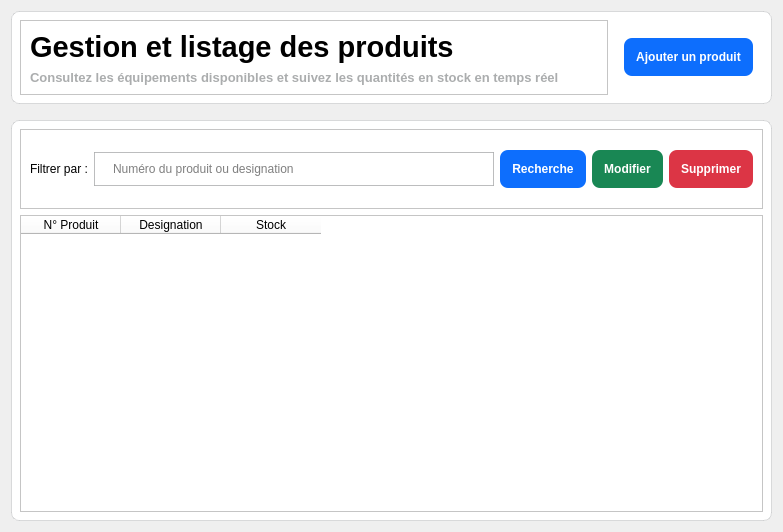
<?xml version="1.0" encoding="UTF-8"?>
<ui version="4.0">
 <class>ProductWidget</class>
 <widget class="QWidget" name="ProductWidget">
  <property name="geometry">
   <rect>
    <x>0</x>
    <y>0</y>
    <width>783</width>
    <height>532</height>
   </rect>
  </property>
  <property name="windowTitle">
   <string>Form</string>
  </property>
  <property name="styleSheet">
   <string notr="true">
#middle{
border-radius : 8px;
border : 1px solid rgba(171, 173, 174, 40%); 
background-color : #fff;
}
#description{
color : #abadae;
font-size : 10pt;
font-weight : 500;
}


#searchBar{
	background-color: rgb(255, 255, 255);
border-radius : 8px;
padding : 50px;
border : 1px solid rgba(171, 173, 174, 40%);

}
 #pageName , #add {
font-weight : bold;
background : transparent;
}
QPushButton , QComboBox{
padding : 8px 16px;
}




</string>
  </property>
  <layout class="QVBoxLayout" name="verticalLayout">
   <property name="spacing">
    <number>16</number>
   </property>
   <item>
    <widget class="QWidget" name="searchBar" native="true">
     <property name="sizePolicy">
      <sizepolicy hsizetype="Preferred" vsizetype="Preferred">
       <horstretch>0</horstretch>
       <verstretch>0</verstretch>
      </sizepolicy>
     </property>
     <property name="styleSheet">
      <string notr="true"/>
     </property>
     <layout class="QHBoxLayout" name="horizontalLayout">
      <item>
       <widget class="QFrame" name="frame_2">
        <property name="styleSheet">
         <string notr="true">background-color: rgb(255, 255, 255);</string>
        </property>
        <property name="frameShape">
         <enum>QFrame::Shape::StyledPanel</enum>
        </property>
        <property name="frameShadow">
         <enum>QFrame::Shadow::Raised</enum>
        </property>
        <layout class="QVBoxLayout" name="verticalLayout_3">
         <item>
          <widget class="QLabel" name="pageName">
           <property name="sizePolicy">
            <sizepolicy hsizetype="Expanding" vsizetype="Preferred">
             <horstretch>0</horstretch>
             <verstretch>0</verstretch>
            </sizepolicy>
           </property>
           <property name="font">
            <font>
             <pointsize>22</pointsize>
             <bold>true</bold>
            </font>
           </property>
           <property name="styleSheet">
            <string notr="true"/>
           </property>
           <property name="text">
            <string>Gestion et listage des produits</string>
           </property>
          </widget>
         </item>
         <item>
          <widget class="QLabel" name="description">
           <property name="text">
            <string>Consultez les équipements disponibles et suivez les quantités en stock en temps réel</string>
           </property>
          </widget>
         </item>
        </layout>
       </widget>
      </item>
      <item>
       <widget class="QFrame" name="add">
        <property name="sizePolicy">
         <sizepolicy hsizetype="Minimum" vsizetype="Minimum">
          <horstretch>0</horstretch>
          <verstretch>0</verstretch>
         </sizepolicy>
        </property>
        <property name="styleSheet">
         <string notr="true"/>
        </property>
        <property name="frameShape">
         <enum>QFrame::Shape::StyledPanel</enum>
        </property>
        <property name="frameShadow">
         <enum>QFrame::Shadow::Raised</enum>
        </property>
        <layout class="QHBoxLayout" name="horizontalLayout_2">
         <item>
          <widget class="QPushButton" name="btnAdd">
           <property name="styleSheet">
            <string notr="true">QPushButton { background-color : #0d6efd;
color : #ffffff;
border : none;
border-radius : 8px;
font : bold;
padding : 12px; }
QPushButton:hover { background-color : #0b5ed7; }
QPushButton:pressed { background-color : #0a58ca; }</string>
           </property>
           <property name="text">
            <string>Ajouter un produit</string>
           </property>
           <property name="icon">
            <iconset>
             <normaloff>:/icons/add.png</normaloff>:/icons/add.png</iconset>
           </property>
           <property name="iconSize">
            <size>
             <width>17</width>
             <height>17</height>
            </size>
           </property>
          </widget>
         </item>
        </layout>
       </widget>
      </item>
     </layout>
    </widget>
   </item>
   <item>
    <widget class="QWidget" name="middle" native="true">
     <property name="styleSheet">
      <string notr="true">background-color: rgb(255, 255, 255);</string>
     </property>
     <layout class="QVBoxLayout" name="verticalLayout_2">
      <item>
       <widget class="QFrame" name="frame">
        <property name="styleSheet">
         <string notr="true"/>
        </property>
        <property name="frameShape">
         <enum>QFrame::Shape::StyledPanel</enum>
        </property>
        <property name="frameShadow">
         <enum>QFrame::Shadow::Raised</enum>
        </property>
        <layout class="QHBoxLayout" name="horizontalLayout_5">
         <property name="topMargin">
          <number>20</number>
         </property>
         <property name="bottomMargin">
          <number>20</number>
         </property>
         <item>
          <widget class="QLabel" name="label_2">
           <property name="text">
            <string>Filtrer par :</string>
           </property>
          </widget>
         </item>
         <item>
          <widget class="QLineEdit" name="searchInput">
           <property name="styleSheet">
            <string notr="true">padding : 8px 16px;
border : 1px solid rgba(171, 173, 174, 80%); background-color : #fff;</string>
           </property>
           <property name="placeholderText">
            <string>Numéro du produit ou designation</string>
           </property>
          </widget>
         </item>
         <item>
          <widget class="QPushButton" name="btnSearch">
           <property name="styleSheet">
            <string notr="true">QPushButton { background-color : #0d6efd;
color : #ffffff;
border : none;
border-radius : 8px;
font : bold;
padding : 12px; }
QPushButton:hover { background-color : #0b5ed7; }
QPushButton:pressed { background-color : #0a58ca; }</string>
           </property>
           <property name="text">
            <string>Recherche</string>
           </property>
           <property name="icon">
            <iconset>
             <normaloff>:/icons/search.png</normaloff>:/icons/search.png</iconset>
           </property>
           <property name="iconSize">
            <size>
             <width>17</width>
             <height>17</height>
            </size>
           </property>
          </widget>
         </item>
         <item>
          <widget class="QPushButton" name="btnEdit">
           <property name="styleSheet">
            <string notr="true">QPushButton { background-color : #198754;
color : #ffffff;
border : none;
border-radius : 8px;
font : bold;
padding : 12px; }
QPushButton:hover { background-color : #157347; }
QPushButton:pressed { background-color : #146c43; }</string>
           </property>
           <property name="text">
            <string>Modifier</string>
           </property>
           <property name="icon">
            <iconset>
             <normaloff>:/icons/edit.png</normaloff>:/icons/edit.png</iconset>
           </property>
           <property name="iconSize">
            <size>
             <width>17</width>
             <height>17</height>
            </size>
           </property>
          </widget>
         </item>
         <item>
          <widget class="QPushButton" name="btnDelete">
           <property name="styleSheet">
            <string notr="true">QPushButton { background-color : #dc3545;
color : #ffffff;
border : none;
border-radius : 8px;
font : bold;
padding : 12px; }
QPushButton:hover { background-color : #bb2d3e; }
QPushButton:pressed { background-color : #b02a37; }</string>
           </property>
           <property name="text">
            <string>Supprimer</string>
           </property>
           <property name="icon">
            <iconset>
             <normaloff>:/icons/trash.png</normaloff>:/icons/trash.png</iconset>
           </property>
           <property name="iconSize">
            <size>
             <width>17</width>
             <height>17</height>
            </size>
           </property>
          </widget>
         </item>
        </layout>
       </widget>
      </item>
      <item>
       <widget class="QTableWidget" name="productTable">
        <property name="styleSheet">
         <string notr="true"/>
        </property>
        <property name="alternatingRowColors">
         <bool>true</bool>
        </property>
        <property name="selectionBehavior">
         <enum>QAbstractItemView::SelectionBehavior::SelectRows</enum>
        </property>
        <attribute name="verticalHeaderVisible">
         <bool>false</bool>
        </attribute>
        <column>
         <property name="text">
          <string>N° Produit</string>
         </property>
        </column>
        <column>
         <property name="text">
          <string>Designation</string>
         </property>
        </column>
        <column>
         <property name="text">
          <string>Stock</string>
         </property>
        </column>
       </widget>
      </item>
     </layout>
    </widget>
   </item>
  </layout>
 </widget>  <resources>
   <include location="../assets/resources.qrc"/>
  </resources>
 <connections/>
</ui>
